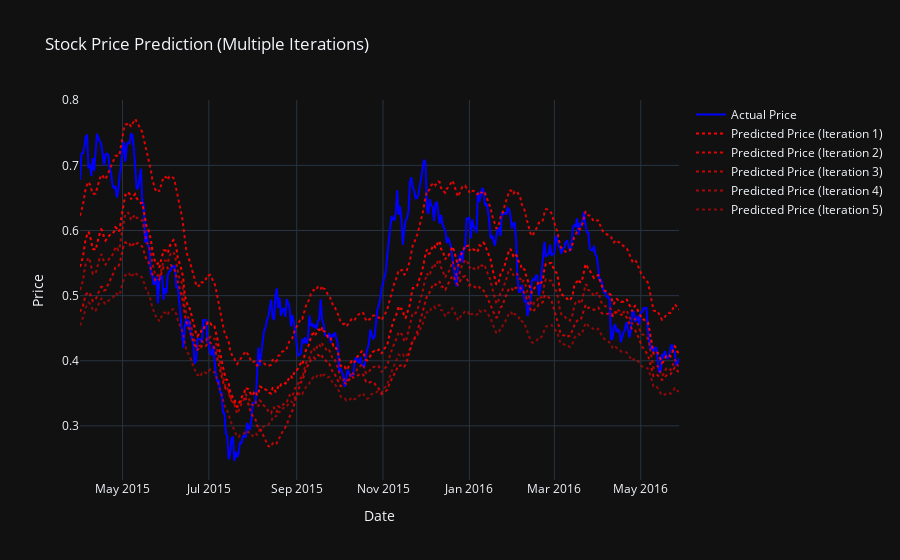

Notebook source saved alongside this figure:
### Code cell
# Dates for the X-axis (assuming you have a 'Date' column in your original data)
dates = pd.date_range(start=start_date, periods=len(y_test), freq='D')  # Adjust accordingly

# Creating traces for the actual and predicted stock prices
trace_actual = go.Scatter(
    x=dates,
    y=actual_data,
    mode='lines',
    name='Actual Price',
    line=dict(color='blue', width=2)
)

traces_predicted = []
for i, preds in enumerate(model_predictions):
    trace_predicted = go.Scatter(
        x=dates,
        y=preds,
        mode='lines',
        name=f'Predicted Price (Iteration {i+1})',
        line=dict(color=f'rgba(255, 0, 0, {1 - i*0.12})', dash='dot', width=2)  # Adjust opacity for clarity
    )
    traces_predicted.append(trace_predicted)

# Create the layout and figure
layout = go.Layout(
    title='Stock Price Prediction (Multiple Iterations)',
    xaxis=dict(title='Date'),
    yaxis=dict(title='Price'),
    template='plotly_dark'
)

fig = go.Figure(data=[trace_actual] + traces_predicted, layout=layout)
fig.show()

### Figure 1 — Plotly figure (JSON) as saved in the notebook; plotly's stock layout.template omitted (floating-point values rounded to 4 significant figures; data arrays with more than 128 entries replaced by an {"elided": "..."} marker saying what was removed)
{"data": [{"line": {"color": "blue", "width": 2}, "mode": "lines", "name": "Actual Price", "type": "scatter", "x": {"elided": "424 str values"}, "y": {"elided": "424 float values"}}, {"line": {"color": "rgba(255, 0, 0, 1.0)", "dash": "dot", "width": 2}, "mode": "lines", "name": "Predicted Price (Iteration 1)", "type": "scatter", "x": {"elided": "424 str values"}, "y": {"elided": "424 float values"}}, {"line": {"color": "rgba(255, 0, 0, 0.88)", "dash": "dot", "width": 2}, "mode": "lines", "name": "Predicted Price (Iteration 2)", "type": "scatter", "x": {"elided": "424 str values"}, "y": {"elided": "424 float values"}}, {"line": {"color": "rgba(255, 0, 0, 0.76)", "dash": "dot", "width": 2}, "mode": "lines", "name": "Predicted Price (Iteration 3)", "type": "scatter", "x": {"elided": "424 str values"}, "y": {"elided": "424 float values"}}, {"line": {"color": "rgba(255, 0, 0, 0.64)", "dash": "dot", "width": 2}, "mode": "lines", "name": "Predicted Price (Iteration 4)", "type": "scatter", "x": {"elided": "424 str values"}, "y": {"elided": "424 float values"}}, {"line": {"color": "rgba(255, 0, 0, 0.52)", "dash": "dot", "width": 2}, "mode": "lines", "name": "Predicted Price (Iteration 5)", "type": "scatter", "x": {"elided": "424 str values"}, "y": {"elided": "424 float values"}}], "layout": {"title": {"text": "Stock Price Prediction (Multiple Iterations)"}, "xaxis": {"title": {"text": "Date"}}, "yaxis": {"title": {"text": "Price"}}}}
